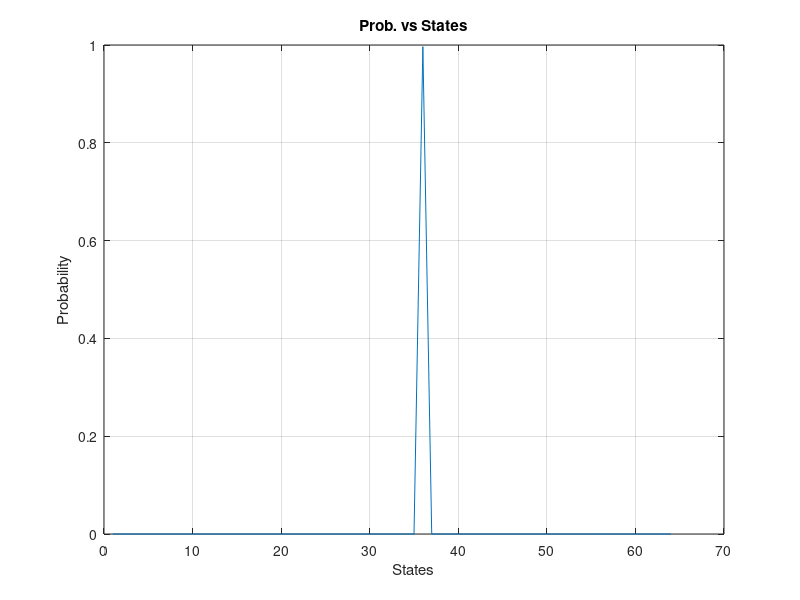
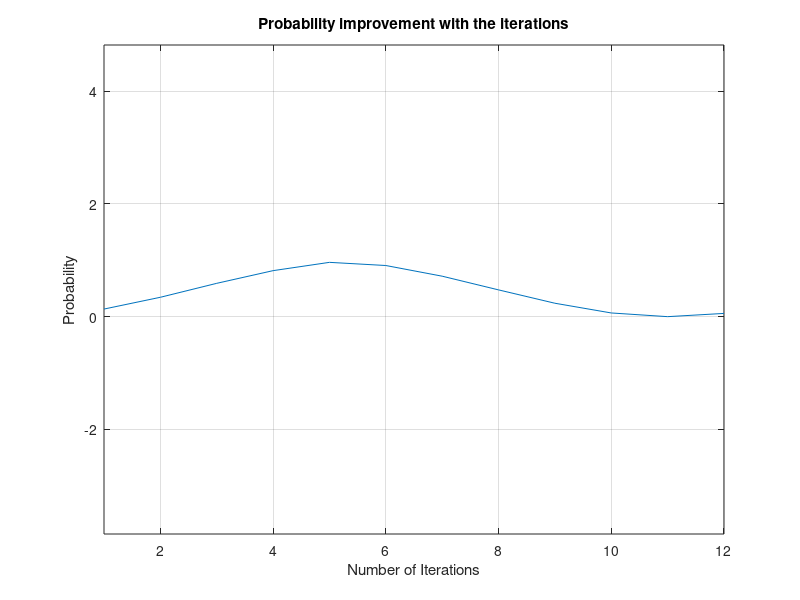

Source code (MATLAB) for these figures, in order:
% Elementary Grover's Search algorithm simulation:

nqubits=6;                        %number of q-bits
n=2^nqubits;                      %number of elements in database
desired=mod(round(n*rand+1),n);   %desired element selected randomly using inbuilt rand function of matlab

d=-eye(n)+2/n;                    %diffusion transform
oracle=eye(n);                    %oracle
oracle(desired,desired)=-1;       %--calculate the optimal number of iterations---
finish=round(pi/4*sqrt(n));

%----step-1 of GroverSearch - Initialization----

psistart=ones(n, 1)/sqrt(n);
psi=psistart*exp(i*rand);

%----step-2 of GroverSearch - Algorithm body----
probability = [1:2*finish];
for steps=1:finish
steps; 
psi=d*oracle*psi;
probability(steps)=psi(desired).*conj(psi(desired));
end

%see the result distribution
figure(1);
plot(psi.*conj(psi)), xlabel('States'), ylabel('Probability'), title('Prob. vs States'), grid on;


% see below the probability dynamics to verify the accurate number of the iterations required for grover's algorithm to reach maximum probability for correctness 
% For experimentation we run the loop for more iterations to see the trend and notice the probability going down as the steps increase past pi/4*sqrt(n).

for steps=finish:2*finish
steps; 
psi=d*oracle*psi;
probability(steps)=psi(desired).*conj(psi(desired));
end

figure(2);
plot(probability), xlabel('Number of Iterations'), ylabel('Probability')
title('Probability improvement with the iterations'), grid on, axis equal;

desired

